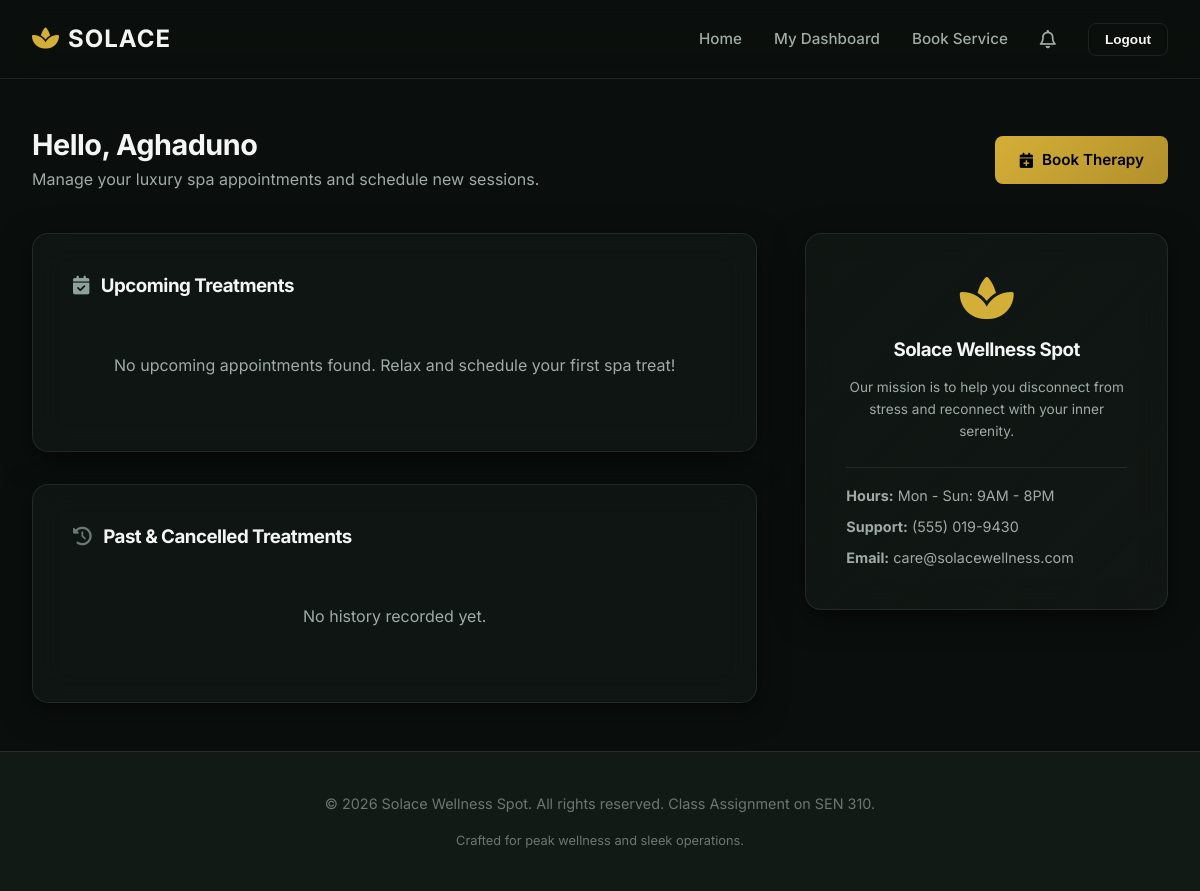
The page /dashboard/ (signed in) on the database as committed earlier.
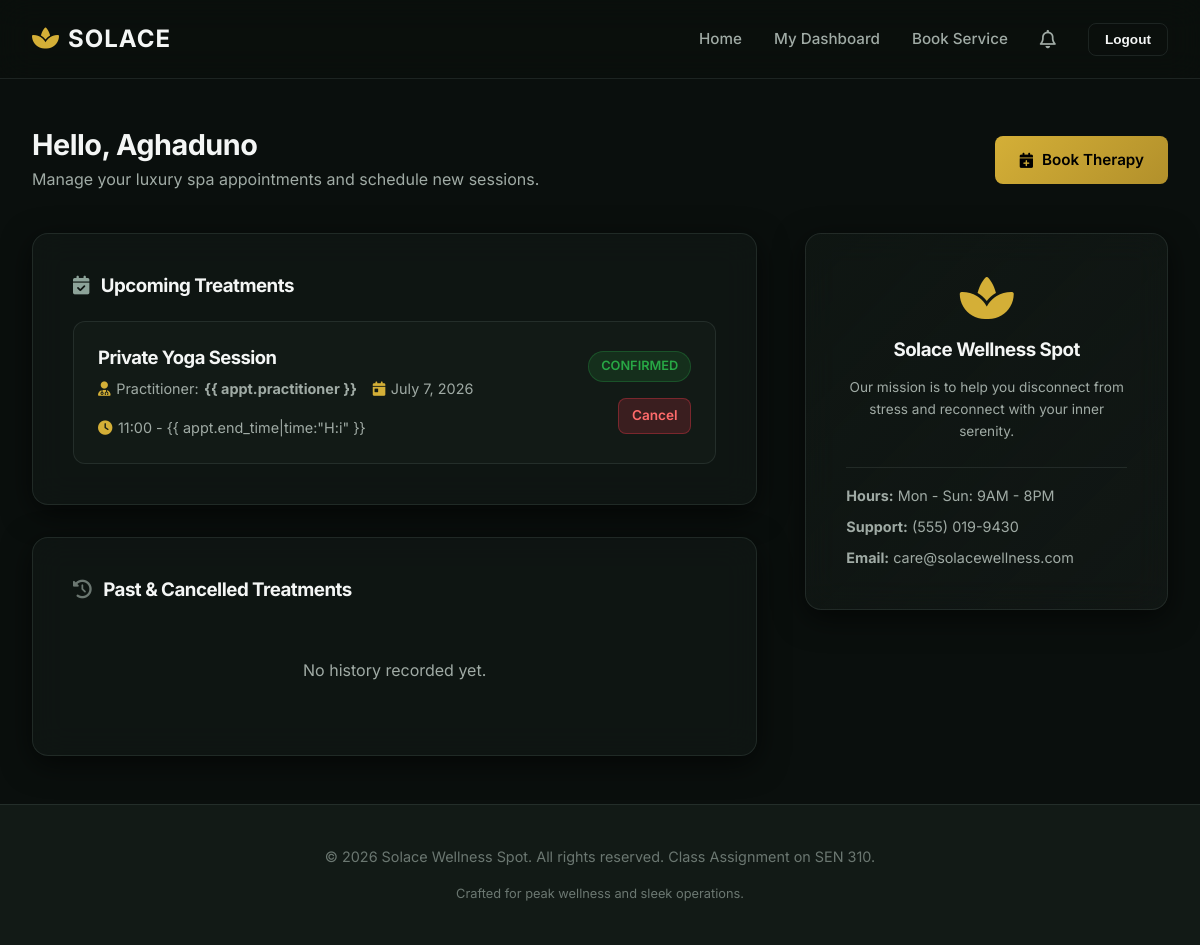
The same page on the database as committed later.
### scheduler/models.py (models this page shows, shortened)
class Appointment(models.Model):
    STATUS_CHOICES = (
        ('pending', 'Pending Approval'),
        ('confirmed', 'Confirmed'),
        ('completed', 'Completed'),
        ('cancelled_by_client', 'Cancelled by Client'),
        ('cancelled_by_practitioner', 'Cancelled by Practitioner'),
    )
    client = models.ForeignKey(User, on_delete=models.CASCADE, related_name='appointments_as_client', limit_choices_to={'role': 'client'})
    practitioner = models.ForeignKey(Practitioner, on_delete=models.CASCADE, related_name='appointments_as_practitioner')
    service = models.ForeignKey(Service, on_delete=models.CASCADE, related_name='appointments')
    date = models.DateField()
    start_time = models.TimeField()
    end_time = models.TimeField(blank=True, help_text="Automatically calculated based on service duration")
    status = models.CharField(max_length=30, choices=STATUS_CHOICES, default='pending')
    notes = models.TextField(blank=True)
    created_at = models.DateTimeField(auto_now_add=True)
    class Meta:
        ordering = ['date', 'start_time']

class Service(models.Model):
    name = models.CharField(max_length=100)
    description = models.TextField(blank=True)
    duration_minutes = models.PositiveIntegerField(help_text="Duration in minutes")
    price = models.DecimalField(max_digits=10, decimal_places=2)

### scheduler/views.py (the view, shortened to what this page needs)
# urls.py: path('dashboard/', views.dashboard, name='dashboard'),
@login_required
def dashboard(request):
    user = request.user
    if user.is_superuser or user.role == 'admin':
        return redirect('manager_dashboard')
    if user.role == 'client':
        cancelled_statuses = ['cancelled_by_client', 'cancelled_by_practitioner']
        upcoming_appointments = Appointment.objects.filter(
            client=user, date__gte=datetime.date.today()
        ).exclude(status__in=cancelled_statuses)
        past_appointments = Appointment.objects.filter(
            client=user, date__lt=datetime.date.today()
        ) | Appointment.objects.filter(client=user, status__in=cancelled_statuses)
        return render(request, 'scheduler/client_dashboard.html', {
            'upcoming_appointments': upcoming_appointments,
            'past_appointments': past_appointments
        })
    elif user.role == 'admin' or user.is_superuser:
        return redirect('manager_dashboard')
    return redirect('landing')

### scheduler/templates/scheduler/client_dashboard.html (shortened to what the changed rows need)
{% extends 'scheduler/base.html' %}
{% block content %}
<div class="dashboard-header">
    <div class="dashboard-user-info">
        <h2>Hello, {{ user.first_name }}</h2>
    </div>
</div>
<div class="dashboard-grid">
    <div>
        <div class="card" style="margin-bottom: 2rem;">
            <h3 style="margin-bottom: 1.5rem;"><i class="fa-solid fa-calendar-check"
                    style="color: var(--accent-secondary); margin-right: 0.5rem;"></i> Upcoming Treatments</h3>
            {% if upcoming_appointments %}
            <div class="appointments-list">
                {% for appt in upcoming_appointments %}
                <div class="appt-item">
                    <div class="appt-details">
                        <h4>{{ appt.service.name }}</h4>
                        <div class="appt-meta">
                            <span><i class="fa-solid fa-user-doctor meta-icon-gold"></i> Practitioner: <strong>{{
                                    appt.practitioner }}</strong></span>
                            <span><i class="fa-solid fa-calendar-day meta-icon-gold"></i> {{ appt.date }}</span>
                            <span><i class="fa-solid fa-clock meta-icon-gold"></i> {{ appt.start_time|time:"H:i" }} - {{
                                appt.end_time|time:"H:i" }}</span>
                        </div>
                    </div>
                    <div style="display: flex; flex-direction: column; align-items: flex-end; gap: 1rem;">
                        <span class="badge badge-{{ appt.status }}">{{ appt.get_status_display }}</span>
                        <a href="{% url 'cancel_appointment' appt.id %}" class="btn btn-danger"
                            style="padding: 0.4rem 0.8rem; font-size: 0.85rem;"
                            onclick="return confirm('Are you sure you want to cancel this appointment?')">Cancel</a>
                    </div>
                </div>
                {% endfor %}
            </div>
            {% else %}
            <p style="color: var(--text-secondary); text-align: center; padding: 2rem 0;">No upcoming appointments
                found. Relax and schedule your first spa treat!</p>
            {% endif %}
        </div>
    </div>
</div>
{% endblock %}

Rows that differ between the two databases and show on the page:
added Appointment: service.name "Private Yoga Session", date "July 7, 2026", start_time "11:00", status "CONFIRMED"
Other text that changed with them:
text no longer shown: "No upcoming appointments found. Relax and schedule your first spa treat!"
